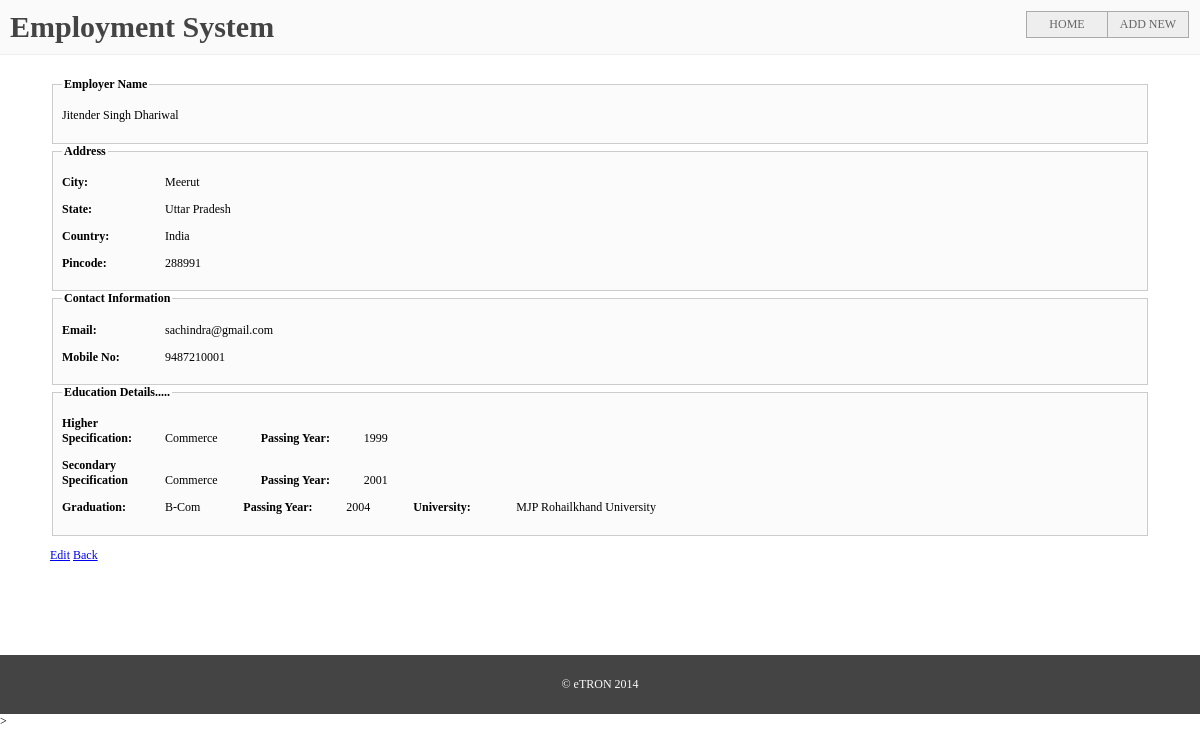
Page /view-employer/25 on the committed database.
### employment/models.py (models this page shows)
class Employer(models.Model):
	fname = models.CharField("First Name", max_length=20)
	mname = models.CharField("Middle Name", max_length=20 )
	lname = models.CharField("Last Name", max_length=20)
	city = models.CharField("City", max_length=50)
	state = models.CharField("State", max_length=50)
	country = models.CharField("Country", max_length=20)
	pincode = models.CharField("Pincode", max_length = 10)
	email = models.CharField("Email", max_length=40)
	mobile = models.CharField("Mobile Number", max_length =18)

class Education(models.Model):
	employer = models.ForeignKey(Employer)
	higher_specification = models.CharField("Specification", max_length=20)
	higher_year = models.CharField("Passing Year", max_length = 10)
	secondary_specification = models.CharField("Specification", max_length=20)
	secondary_year = models.CharField("Passing Year", max_length = 10)
	graduation = models.CharField("Graduation", max_length=20)
	year = models.CharField("Passing Year", max_length = 10 )
	university = models.CharField("University", max_length=50)

### employment/views.py (the view)
# urls.py: url(r'^view-employer/(?P<id>\w+)$', views.view_employer, name='view-employer'),
def view_employer(request, id):
	emp = Employer.objects.filter(id=id)
	if emp:
		emp = emp[0]
		edu = Education.objects.filter(employer = emp)
		if edu:
			edu = edu[0]
		return render (request, 'employment/view.html', {'emp':emp, 'edu': edu})
	else:
		messages.error(request, 'Selected Employer doesn,t exit')
		return redirect('home')

### employment/templates/employment/view.html (shortened to what this page needs)
{% extends 'employment/base.html' %}
{% block content %}
	<div>
		<blockquote>
		<fieldset>
		<legend>Employer Name</legend>
		<p>
			<label class="info">{{emp.fname}}</label>
			<label class="info">{{emp.mname}}</label>
			<label class="info">{{emp.lname|safe}}</label>
		</p>
		</fieldset>
		<fieldset>
		<legend>Address</legend>
		<p>
			<label class="label">City:</label>
			<label class="info">{{emp.city}}</label>
		</p>
		<p>
			<label class="label">State:</label>
			<label class="info">{{emp.state}}</label>
		</p>
		<p>
			<label class="label">Country:</label>
			<label class="info">{{emp.country}}</label>
		</p>
		<p>
			<label class="label">Pincode:</label>
			<label class="info">{{emp.pincode}}</label>
		</p>
		</fieldset>
		<fieldset>
			<legend>Contact Information</legend>
		<p>
			<label class="label">Email:</label>
			<label class="info">{{emp.email}}</label>
		</p>
		<p>
			<label class="label">Mobile No:</label>
			<label class="info">{{emp.mobile}}</label>
		</p>
		</fieldset>
		<fieldset>
			<legend>Education Details.....</legend>
			<p>
				<label class="label">Higher Specification:</label>
				<label class="info" style="margin-right:40px;">{{edu.higher_specification}}</label>
				<label class="label">Passing Year:</label>
				<label class="info">{{edu.higher_year}}</label>
			</p>
			<p>
				<label class="label">Secondary Specification</label>
				<label class="info" style="margin-right:40px;">{{edu.secondary_specification}}</label>
				<label class="label">Passing Year:</label>
				<label class="info" >{{edu.secondary_year}}</label>
			</p>
			<p>
				<label class="label">Graduation:</label>
				<label class="info" style="margin-right:40px;">{{edu.graduation}}</label>
				<label class="label">Passing Year:</label>
				<label class="info" style="margin-right:40px;">{{edu.year}}</label>
				<label class="label">University:</label>
				<label class="info">{{edu.university}}</label>
			</p>
		</fieldset>
		<p>
			<a href="{% url 'edit-employer' emp.id %}">Edit</a>
			<a href="{% url 'home'%}">Back</a>
		</p>
		</blockquote>
	</div>
{% endblock %}

### employment/templates/employment/base.html (style rules this page uses)
body { margin: 0; padding: 0px; font-size: 12px; }
.label { display: inline-block; width: 100px; font-weight: bold; }
fieldset { border: 1px solid #CCC; background: #FBFBFB; }
legend { font-weight: bold; }

### rows in the picture
Employer: fname "Jitender", mname "Singh", lname "Dhariwal", city "Meerut", state "Uttar Pradesh", country "India", pincode "288991", email "sachindra@gmail.com", mobile "9487210001"
Education: higher_specification "Commerce", higher_year "1999", secondary_specification "Commerce", secondary_year "2001", graduation "B-Com", year "2004", university "MJP Rohailkhand University"
